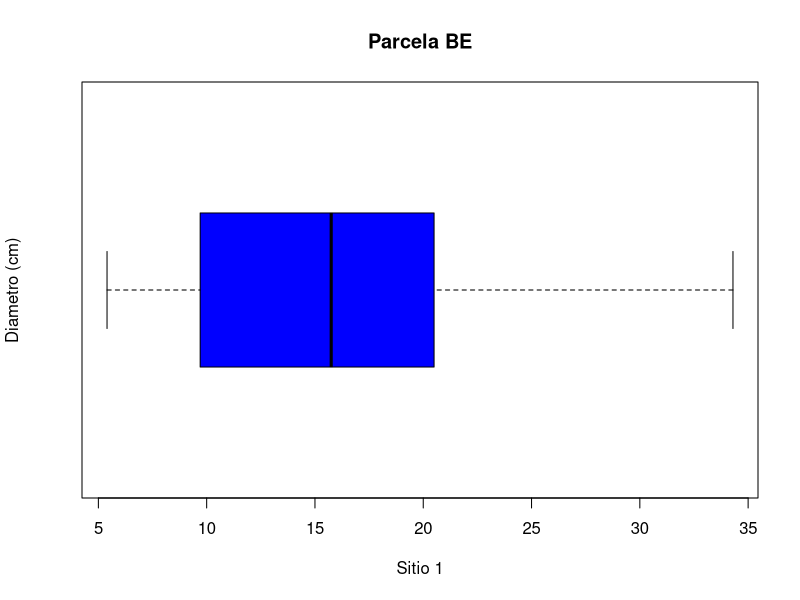
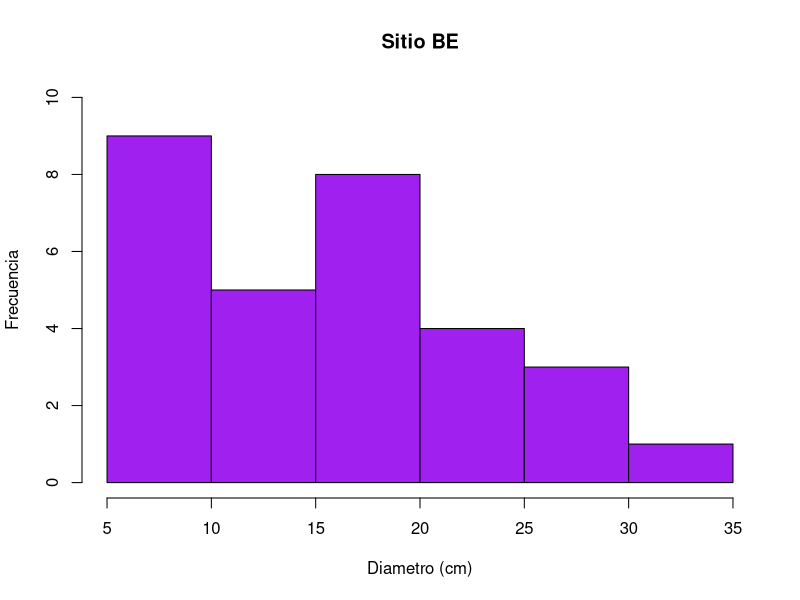
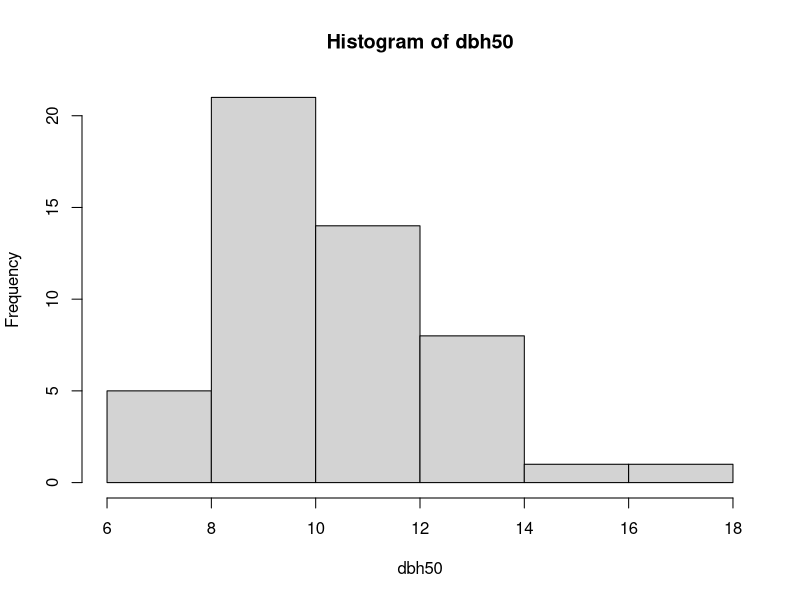
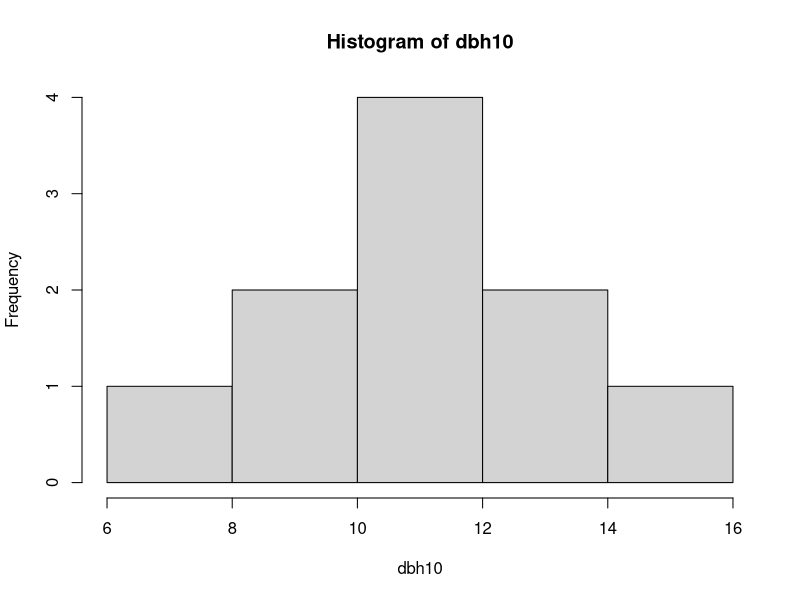
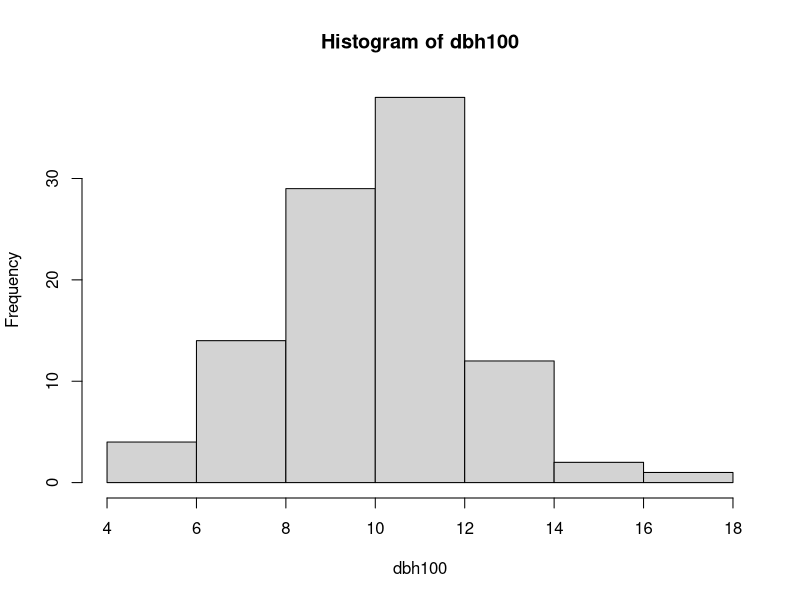
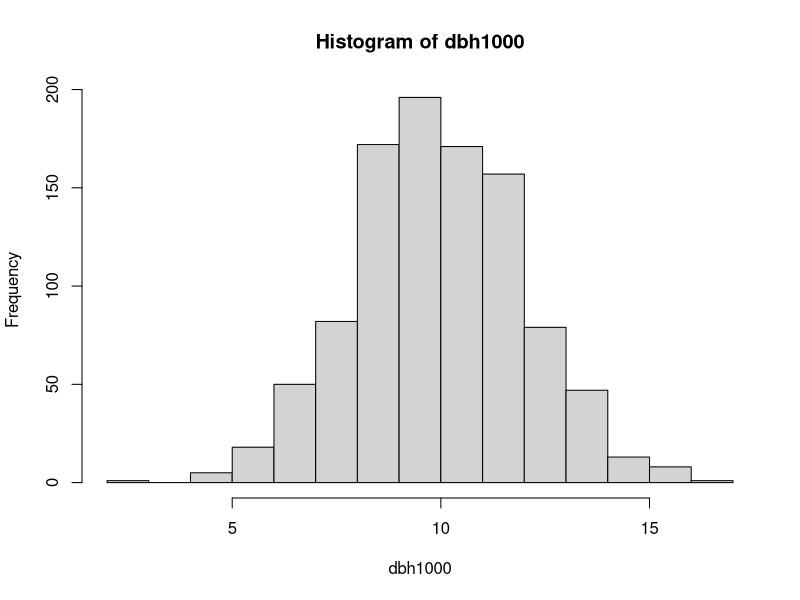

These charts were generated, in order, by the following R code:
# Diego Axayacatl
# 16/08/22
# Clase 2

#

# Ingresar datos ----------------------------------------------------------

dbh <- c(16.5, 25.3, 22.1, 17.2, 16.1, 8.1, 34.3, 5.4, 5.7,
         11.2, 24.1, 14.5, 7.7, 15.6, 15.9, 10, 17.5, 20.5,
         7.8, 27.3, 9.7, 6.5, 23.4, 8.2, 28.5, 10.4,11.5,
         14.3, 17.2, 16.8)

length(dbh)

# Medidas de tendencia central
media <- sum(dbh)/length(dbh)
mean(dbh)
median(dbh)

# Media geometrica

exp(mean(log(dbh)))

# Medidas de dispersion

sd(dbh)
var(dbh)
coef.var <- sd(dbh)/mean(dbh)*100
coef.var

fivenum(dbh)
quantile(dbh, 0.15)
quantile(dbh, 0.30)

#Grafica 

###Grafico de caja

boxplot(dbh, horizontal = T, col = "blue", ylab = "Diametro (cm)", xlab = "Sitio 1", main = "Parcela BE")

###Histograma

hist(dbh, col="purple", ylab = "Frecuencia", xlab = "Diametro (cm)", main = "Sitio BE", ylim = c(0, 10))

### Grafico de tallo y hoja

stem(dbh, scale =2)

dbh50 <- sample(dbh, 10, replace = TRUE)
  
set.seed(45)
dbh50 <- rnorm(50, mean = 10, sd= 2)
hist(dbh50)
dbh10 <- rnorm(10, mean = 10, sd= 2)
hist(dbh10)
dbh100 <- rnorm(100, mean = 10, sd= 2)
hist(dbh100)
dbh1000 <- rnorm(1000, mean = 10, sd= 2)
hist(dbh1000)


